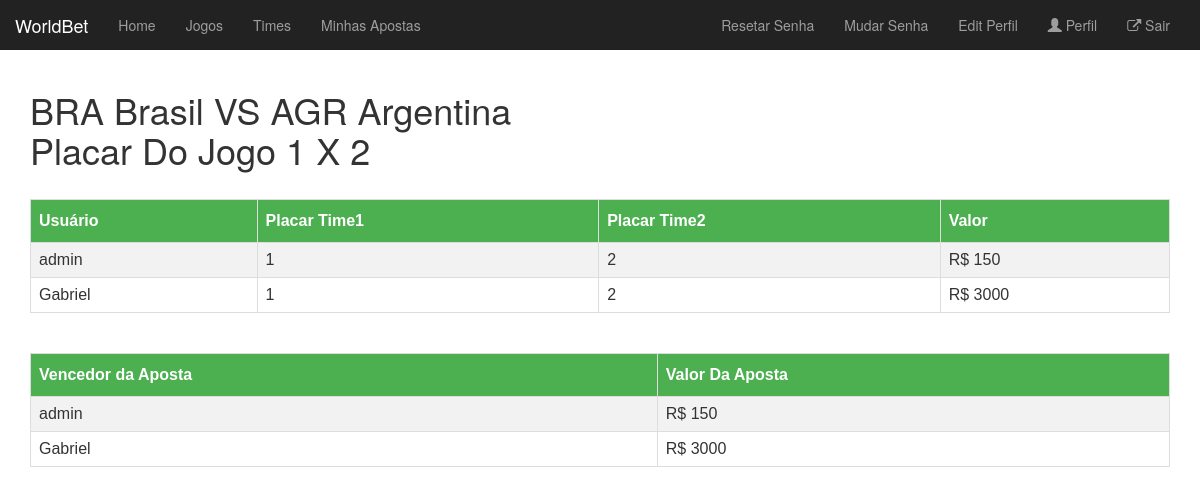
/bolao/lista_apostas/20/ (signed in), run on the app's committed database.
### bolao/models.py (models this page shows)
class Partida(models.Model):
    local = models.CharField(max_length=50, default='')
    time1 = models.ForeignKey(selecao, related_name='time1')
    time2 = models.ForeignKey(selecao, related_name='time2')
    placar_time1 = models.IntegerField(blank=True, null=True)
    placar_time2 = models.IntegerField(blank=True, null=True)
    def __str__(self):
        return "%s %s VS  %s %s " %(self.time1.sigla, self.time1, self.time2.sigla, self.time2)

class selecao(models.Model):
    class Meta:
        verbose_name_plural = "Selecoes"
    def __str__(self):
        return "%s" % (self.nome)
    sigla = models.CharField(max_length=3)
    nome = models.CharField(max_length=30)

class aposta(models.Model):
    usuario = models.CharField(max_length=100);
    valor = models.IntegerField()
    aposta_partida = models.ForeignKey(Partida, on_delete=models.CASCADE)
    gols_time1 = models.IntegerField()
    gols_time2 = models.IntegerField()
    def __str__(self):
        return "%s - %i x %i " %(self.aposta_partida, self.gols_time1, self.gols_time2)

### bolao/views.py (the view)
# urls.py: url(r'^lista_apostas/(?P<partida>\w+)/$', views.listaposta),
def listaposta(request, partida):
	ap = aposta.objects.all()
	p = Partida.objects.get(id=partida)
	args = {'ap': ap, 'partida': p}
	return render(request, 'lista_apostas.html', args)

### bolao/templates/lista_apostas.html (shortened to what this page needs)
{% extends "base.html" %}
{% block body %}
<div class='container'>
<h1>{{ partida }} <br> Placar Do Jogo {{ partida.placar_time1 }} X {{ partida.placar_time2 }}</h1>
<br>
{% if ap %}
  <table id="customers">
    <tr>
      <th>Usuário</th>
      <th>Placar Time1</th>
      <th>Placar Time2</th>
      <th>Valor</th>
    </tr>
{% for aposta in ap %}
  {% if aposta.aposta_partida == partida %}
    <tr>
      <td>{{ aposta.usuario }}</td>
      <td>{{ aposta.gols_time1 }}</td>
      <td>{{ aposta.gols_time2 }}</td>
      <td>R$ {{ aposta.valor}}</td>
    </tr>
  {% endif %}
{% endfor %}
</table>
<br>
<br>
<table id="customers">
    <tr>
      <th>Vencedor da Aposta</th>
      <th>Valor Da Aposta</th>
    </tr>
{% for aposta in ap %}
  {% if aposta.aposta_partida == partida %}
    {% if aposta.gols_time1 == partida.placar_time1 and aposta.gols_time2 == partida.placar_time2 %}
    <tr>
      <td>{{ aposta.usuario }}</td>
      <td>R$ {{ aposta.valor}}</td>
    </tr>
    {% endif %}
  {% endif %}
{% endfor %}
{% else %}
  <h1>Não Temos Aposta</h1>
{% endif %}
</div>
{% endblock %}

### data on the page
Partida: time1+time2 "BRA Brasil VS AGR Argentina", placar_time1 "1", placar_time2 "2"
aposta: usuario "admin", gols_time1 "1", gols_time2 "2", valor "150"
aposta: usuario "Gabriel", gols_time1 "1", gols_time2 "2", valor "3000"
